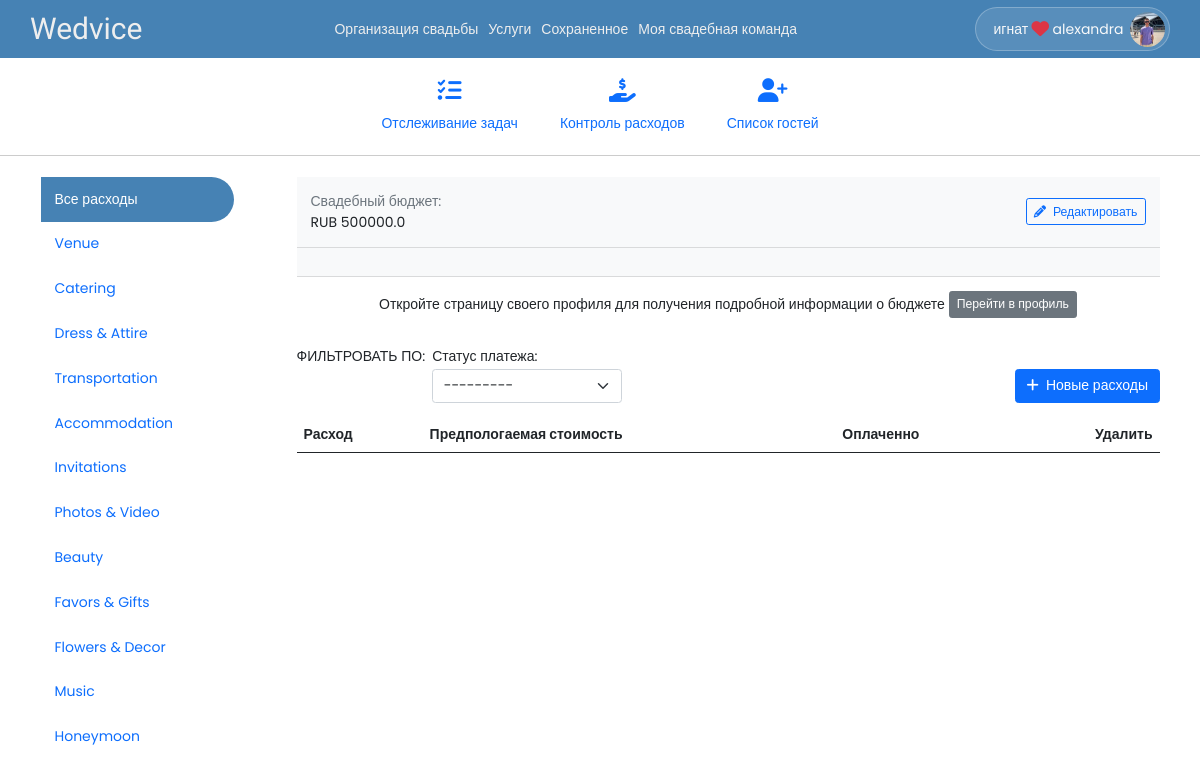
Screenshot of /U/budget-manager/ (signed in) with the database file from the repository.
### dreamwed/models.py (models this page shows, shortened)
class User(AbstractUser):
   is_vendor = models.BooleanField(default=False)
   is_wedding_planner = models.BooleanField(default=False)
   phone_number = PhoneNumberField(blank=True, null=True, unique=True)
   profile = models.ImageField(default='default.jpg', upload_to='profile_pics')
   class Meta:
      ordering = ['last_name', 'first_name']

class WeddingPlanner(models.Model):
   user = models.OneToOneField(User, on_delete=CASCADE, primary_key=True)
   partner_first_name = models.CharField(max_length=50, blank=True, null=True)
   partner_last_name = models.CharField(max_length=50, blank=True, null=True)
   wedding_date = models.DateField(blank=True, null=True)
   wedding_budget = models.FloatField(blank=True, null=True)

class ExpenseCategory(models.Model):
   name = models.CharField(max_length=200, help_text='Categorize your expenses for proper budgeting.')
   wedplanner = models.ForeignKey(WeddingPlanner, on_delete=CASCADE, blank=True, null=True)
   def __str__(self):
      return self.name

### main/decorators.py (the view)
   def wrapper_func(request, *args, **kwargs):
      if request.user.is_wedding_planner:
         return view_func(request, *args, **kwargs)
      else:
         error_msg = 'Unauthorised action. You must be a wedding planner to access this page!'
         return HttpResponse(error_msg)

### dreamwed/forms.py
class BudgetItemForm(ModelForm):
   class Meta:
      model = BudgetItem
      fields = ['description', 'expense_category', 'cost']

class BudgetItemUpdateForm(ModelForm):
   class Meta:
      model = BudgetItem
      fields = ['description', 'expense_category', 'cost', 'paid']

### dreamwed/views/wedplanner.py (called while the page is built)
@login_required
@wedding_planner_required
def budget_manager(request):
   if(request.headers.get('X-Requested-With') == 'XMLHttpRequest'):
      expenses = BudgetItem.objects.filter(wedplanner_id=request.user.id)
      data = list(expenses.values())
      return JsonResponse(data, safe=False, status=200)
   expense_categories = ExpenseCategory.objects.all()
   create_form = BudgetItemForm()
   update_form = BudgetItemUpdateForm()
   budget_form = WeddingBudgetForm(instance=request.user.weddingplanner)
   context = {
      'create_form': create_form,
      'update_form': update_form,
      'budget_form': budget_form,
      'expense_categories': expense_categories,
   }
   return render(request, 'wedplanner/budget-manager.html', context)

### templates/wedplanner/budget-manager.html (shortened to what this page needs)
{% extends 'base.html' %}
{% load widget_tweaks %}
{% block body %}
{% include 'include/header.html' %}
{% include 'include/tools-nav.html' %}
<section>
   <div class="container grid-200-auto">
      <div class="side-nav py-4 pe-2">
         <a class="pointer nav-item nav-item-active" onclick="getAllbudgetItems()">Все расходы</a>
         {% for category in expense_categories %}
         <a class="pointer nav-item" data-exp-category-id="{{ category.id }}" onclick="getExpensesInCategory(this.getAttribute('data-exp-category-id'))">{{ category.name }}</a>
         {% endfor %}
      </div>
      <div class="main-content py-4">
         <ul class="list-group list-group-flush">
            <li class="list-group-item d-flex justify-content-between align-items-center py-3 bg-light">
               <div>
                  <div class="text-muted">Свадебный бюджет:</div>
                  {% if user.weddingplanner.wedding_budget %}
                  RUB <span id="wedding-budget">{{ user.weddingplanner.wedding_budget }}</span>
                  {% else %}
                  Не установленн. <br>
                  <i>Нажмите на кнопку <code>Редактировать</code> для добавления вашего свадебного бюджета!<br>
                     Бюджет очень важен для планирования мероприятий.</i>
                  {% endif %}
               </div>
               <button type="button" class="btn btn-outline-primary btn-sm ms-2" data-bs-toggle="modal"
                  data-bs-target="#setWeddingBudget">
                  <i class="fas fa-pencil-alt"></i>
                  <span class="ms-1">Редактировать</span>
               </button>
            </li>
            <li class="list-group-item py-3 bg-light">
            </li>
            <li class="list-group-item py-3 text-center">
               Откройте страницу своего профиля для получения подробной информации о бюджете
               <a href="{% url 'user-profile' %}" class="btn btn-secondary btn-sm">Перейти в профиль</a>
            </li>
         </ul>
         <div class="d-flex justify-content-between align-items-end my-3">
            <div class="d-flex">
               <span>ФИЛЬТРОВАТЬ ПО:</span>
               <div class="form-group mx-2 mb-0">
                  <label for="">Статус платежа:</label>
                  <select name="rsvp-filter" id="rsvp-filter" class="form-select">
                     <option value="" selected>---------</option>
                  </select>
               </div>
            </div>
            <button type="button" class="btn btn-primary" data-bs-toggle="modal" data-bs-target="#addExpense">
               <i class="fas fa-plus"></i>
               <span class="ms-1">Новые расходы</span>
            </button>
         </div>
         <table class="table" id="BudgetItemsTable">
            <thead>
               <tr>
                  <th>Расход</th>
                  <th>Предпологаемая стоимость</th>
                  <th>Оплаченно</th>
                  <th class="text-end">Удалить</th>
               </tr>
            </thead>
         </table>
      </div>
   </div>
</section>
{% endblock body %}
{% block scripts %}
{% load static %}
{% endblock scripts %}

### templates/include/header.html (shortened to what this page needs)
<nav class="sticky-top" id="navbar">
   <div class="container nav-container py-2 px-0">
      <div class="d-flex justify-content-between">
         <a id="logo" class="navbar-brand" href="{% url 'home' %}">Wedvice</a>
      </div>
      <div class="nav-secondary nav-middle">
         <div class="nav-links">
            {% if user.is_wedding_planner %}
            <a href="{% url 'checklist-all' %}">Организация свадьбы</a>
            <a href="{% url 'vendors' %}">Услуги</a>
            <a href="{% url 'bookmarks' %}">Сохраненное</a>
            <a href="{% url 'my-wedding-team' %}">Моя свадебная команда</a>
            {% elif user.is_vendor %}
            <a href="{% url 'user-profile' %}">Мой профиль поставщика</a>
            <a href="#">Запросы</a>
            <a href="#">Запросы стоимости</a>
            {% endif %}
         </div>
      </div>
      <div class="nav-secondary nav-right">
         <div class="nav-links">
            {% if user.is_authenticated %}
            <div class="dropdown d-flex align-items-center">
               <button class="dropdown-toggle p-1 rounded-pill d-flex align-items-center" type="button" id="dropdownProfile" data-bs-toggle="dropdown"aria-expanded="false" style="background: rgba(255, 255, 255, 0.1); border: 1px solid rgba(255, 255, 255, 0.25)">
                  <div class="d-flex align-items-center text-light ms-3 me-1">
                     {% if user.is_wedding_planner %}
                        <span>{{ user.first_name }}</span>
                        <i class="text-danger fs-5 mx-1 fas fa-heart"></i>
                        <span>{{user.weddingplanner.partner_first_name}}</span>
                     {% else %}
                        <span>{{ user.username }}</span>
                     {% endif %}
                  </div>
                  <span class="circle-sm rounded-circle d-flex align-items-center justify-content-center overflow-hidden ms-1">
                     <img src="{{ user.profile.url }}" alt="Profile picture">
                  </span>
               </button>
            </div>
            {% else %}
            <a href="{% url 'register' %}">Создать аккаунт</a>
            <a href="{% url 'login' %}">Вход пользователь</a>
            <a href="{% url 'admin:index' %}?next={% url 'home' %}">Вход админ</a>
            {% endif %}
         </div>
      </div>
   </div>
</nav>

### static/css/main.css (style rules this page uses)
html, body { font: 400 14px/1.5 'Poppins', sans-serif; }
body { margin: 0; padding: 0 0 4rem; position: relative; }
#logo { font-family: 'Fleur De Leah', cursive; font-size: 30px; line-height: 1; }
a { text-decoration: none; }
img { max-width: 100%; }
label { margin-bottom: 2px; }
.pointer { cursor: pointer; }
.grid-200-auto { display: grid; grid-template-columns: 200px 1fr; gap: 4rem; }
.circle-sm { --size: 35px; width: var(--size); height: var(--size); }
.form-group { text-align: left; max-width: 450px; margin-left: auto; margin-right: auto; margin: 0 auto 1rem; }
#dropdownProfile::after { display: none; }
.side-nav { height: 75vh; overflow-y: auto; }
#navbar { background: steelblue; }
#navbar a { color: #eee; }
.nav-item { width: 100%; display: inline-block; padding: 0.85rem 1rem; }
.nav-item.nav-item-active { background: steelblue; color: #fff; border-radius: 0 3rem 3rem 0; }
#navbar .nav-secondary { max-height: 0; overflow: hidden; transform: translate(-100%, 0); transition: 0.25s ease-in-out; }
#navbar .nav-right .nav-links { padding-top: 1rem; border-top: 1px solid #aaa; }
#navbar .nav-middle .nav-links { padding: 1.4rem 0 1rem; }
#navbar .nav-secondary a { display: block; padding: 12px 0; }
@media screen and (min-width: 800px) { #navbar .nav-container { display: flex; justify-content: space-between; align-items: center; } }
@media screen and (min-width: 800px) { #navbar .nav-secondary { max-height: initial !important; overflow: initial !important; transform: translate(0) !important; } }
@media screen and (min-width: 800px) { #navbar .nav-secondary .nav-links { height: 100%; display: flex; align-items: center; } }
@media screen and (min-width: 800px) { #navbar .nav-right .nav-links { padding: 0; border: none; } }
@media screen and (min-width: 800px) { #navbar .nav-middle .nav-links { padding: 0; } }
@media screen and (min-width: 800px) { #navbar .nav-secondary a { padding: 0; } }
@media screen and (min-width: 800px) { #navbar .nav-secondary a + a { margin-left: 10px; } }

### rows the page displays
User: first_name "игнат", weddingplanner.partner_first_name "alexandra", profile (picture), weddingplanner.wedding_budget "500000.0"
ExpenseCategory: name "Venue"
ExpenseCategory: name "Catering"
ExpenseCategory: name "Dress & Attire"
ExpenseCategory: name "Transportation"
ExpenseCategory: name "Accommodation"
ExpenseCategory: name "Invitations"
ExpenseCategory: name "Photos & Video"
ExpenseCategory: name "Beauty"
ExpenseCategory: name "Favors & Gifts"
ExpenseCategory: name "Flowers & Decor"
ExpenseCategory: name "Music"
ExpenseCategory: name "Honeymoon"
